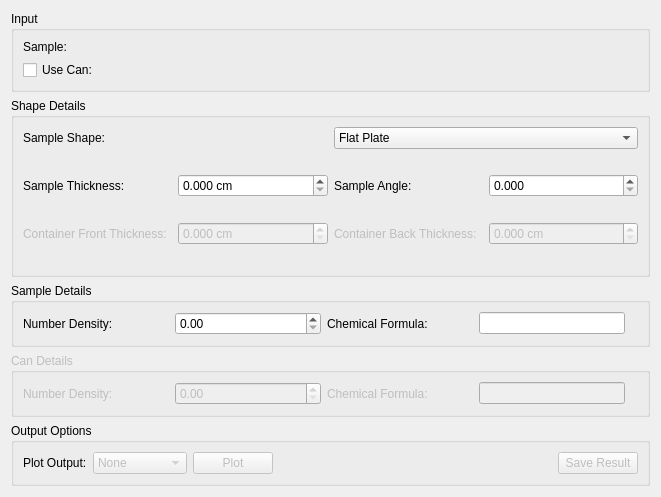
<?xml version="1.0" encoding="UTF-8"?>
<ui version="4.0">
 <class>CalculatePaalmanPings</class>
 <widget class="QWidget" name="CalculatePaalmanPings">
  <property name="geometry">
   <rect>
    <x>0</x>
    <y>0</y>
    <width>661</width>
    <height>462</height>
   </rect>
  </property>
  <property name="windowTitle">
   <string>Form</string>
  </property>
  <layout class="QVBoxLayout" name="layoutAbsF2P">
   <item>
    <widget class="QGroupBox" name="gbInput">
     <property name="title">
      <string>Input</string>
     </property>
     <layout class="QGridLayout" name="gridLayout_11">
      <item row="1" column="1">
       <widget class="MantidQt::MantidWidgets::DataSelector" name="dsContainer" native="true">
        <property name="enabled">
         <bool>false</bool>
        </property>
        <property name="sizePolicy">
         <sizepolicy hsizetype="Minimum" vsizetype="Fixed">
          <horstretch>0</horstretch>
          <verstretch>0</verstretch>
         </sizepolicy>
        </property>
        <property name="autoLoad" stdset="0">
         <bool>true</bool>
        </property>
        <property name="workspaceSuffixes" stdset="0">
         <stringlist>
          <string>_red</string>
          <string>_sqw</string>
         </stringlist>
        </property>
        <property name="fileBrowserSuffixes" stdset="0">
         <stringlist>
          <string>_red.nxs</string>
          <string>_sqw.nxs</string>
         </stringlist>
        </property>
        <property name="showLoad" stdset="0">
         <bool>false</bool>
        </property>
       </widget>
      </item>
      <item row="1" column="0">
       <widget class="QCheckBox" name="ckUseCan">
        <property name="text">
         <string>Use Can:</string>
        </property>
       </widget>
      </item>
      <item row="0" column="1">
       <widget class="MantidQt::MantidWidgets::DataSelector" name="dsSample" native="true">
        <property name="sizePolicy">
         <sizepolicy hsizetype="Minimum" vsizetype="Fixed">
          <horstretch>0</horstretch>
          <verstretch>0</verstretch>
         </sizepolicy>
        </property>
        <property name="autoLoad" stdset="0">
         <bool>true</bool>
        </property>
        <property name="workspaceSuffixes" stdset="0">
         <stringlist>
          <string>_red</string>
          <string>_sqw</string>
         </stringlist>
        </property>
        <property name="fileBrowserSuffixes" stdset="0">
         <stringlist>
          <string>_red.nxs</string>
          <string>_sqw.nxs</string>
         </stringlist>
        </property>
        <property name="showLoad" stdset="0">
         <bool>false</bool>
        </property>
       </widget>
      </item>
      <item row="0" column="0">
       <widget class="QLabel" name="lbInputType">
        <property name="text">
         <string>Sample:</string>
        </property>
       </widget>
      </item>
     </layout>
    </widget>
   </item>
   <item>
    <widget class="QGroupBox" name="gbShapeDetails">
     <property name="sizePolicy">
      <sizepolicy hsizetype="Preferred" vsizetype="Fixed">
       <horstretch>0</horstretch>
       <verstretch>0</verstretch>
      </sizepolicy>
     </property>
     <property name="title">
      <string>Shape Details</string>
     </property>
     <layout class="QVBoxLayout" name="verticalLayout_9">
      <item>
       <layout class="QHBoxLayout" name="loSampleShape">
        <item>
         <widget class="QLabel" name="lbSampleShape">
          <property name="text">
           <string>Sample Shape:</string>
          </property>
         </widget>
        </item>
        <item>
         <widget class="QComboBox" name="cbSampleShape">
          <item>
           <property name="text">
            <string>Flat Plate</string>
           </property>
          </item>
          <item>
           <property name="text">
            <string>Cylinder</string>
           </property>
          </item>
          <item>
           <property name="text">
            <string>Annulus</string>
           </property>
          </item>
         </widget>
        </item>
       </layout>
      </item>
      <item>
       <widget class="QStackedWidget" name="swShapeOptions">
        <property name="currentIndex">
         <number>0</number>
        </property>
        <widget class="QWidget" name="pgFlatPlate">
         <layout class="QGridLayout" name="gridLayout_2">
          <property name="margin">
           <number>0</number>
          </property>
          <item row="0" column="2">
           <widget class="QLabel" name="lbFlatSampleAngle">
            <property name="text">
             <string>Sample Angle:</string>
            </property>
           </widget>
          </item>
          <item row="3" column="0">
           <widget class="QLabel" name="lbFlatCanFrontThickness">
            <property name="enabled">
             <bool>false</bool>
            </property>
            <property name="text">
             <string>Container Front Thickness:</string>
            </property>
           </widget>
          </item>
          <item row="3" column="2">
           <widget class="QLabel" name="lbFlatCanBackThickness">
            <property name="enabled">
             <bool>false</bool>
            </property>
            <property name="text">
             <string>Container Back Thickness:</string>
            </property>
           </widget>
          </item>
          <item row="3" column="3">
           <widget class="QDoubleSpinBox" name="spFlatCanBackThickness">
            <property name="enabled">
             <bool>false</bool>
            </property>
            <property name="suffix">
             <string> cm</string>
            </property>
            <property name="decimals">
             <number>3</number>
            </property>
            <property name="singleStep">
             <double>0.100000000000000</double>
            </property>
           </widget>
          </item>
          <item row="0" column="0">
           <widget class="QLabel" name="lbFlatSampleThickness">
            <property name="text">
             <string>Sample Thickness:</string>
            </property>
           </widget>
          </item>
          <item row="3" column="1">
           <widget class="QDoubleSpinBox" name="spFlatCanFrontThickness">
            <property name="enabled">
             <bool>false</bool>
            </property>
            <property name="suffix">
             <string> cm</string>
            </property>
            <property name="decimals">
             <number>3</number>
            </property>
            <property name="singleStep">
             <double>0.100000000000000</double>
            </property>
           </widget>
          </item>
          <item row="0" column="3">
           <widget class="QDoubleSpinBox" name="spFlatSampleAngle">
            <property name="decimals">
             <number>3</number>
            </property>
           </widget>
          </item>
          <item row="0" column="1">
           <widget class="QDoubleSpinBox" name="spFlatSampleThickness">
            <property name="suffix">
             <string> cm</string>
            </property>
            <property name="decimals">
             <number>3</number>
            </property>
            <property name="singleStep">
             <double>0.100000000000000</double>
            </property>
           </widget>
          </item>
         </layout>
        </widget>
        <widget class="QWidget" name="pgCylinder">
         <layout class="QGridLayout" name="gridLayout_4">
          <property name="margin">
           <number>0</number>
          </property>
          <item row="5" column="3">
           <widget class="QDoubleSpinBox" name="spCylBeamWidth">
            <property name="decimals">
             <number>3</number>
            </property>
            <property name="singleStep">
             <double>0.100000000000000</double>
            </property>
           </widget>
          </item>
          <item row="5" column="2">
           <widget class="QLabel" name="lbCylBeamWidth">
            <property name="text">
             <string>Beam Width:</string>
            </property>
           </widget>
          </item>
          <item row="5" column="0">
           <widget class="QLabel" name="lbCylBeamHeight">
            <property name="text">
             <string>Beam Height:</string>
            </property>
           </widget>
          </item>
          <item row="5" column="1">
           <widget class="QDoubleSpinBox" name="spCylBeamHeight">
            <property name="decimals">
             <number>3</number>
            </property>
            <property name="singleStep">
             <double>0.100000000000000</double>
            </property>
           </widget>
          </item>
          <item row="7" column="0">
           <widget class="QLabel" name="lbCylStepSize">
            <property name="text">
             <string>Step Size:</string>
            </property>
           </widget>
          </item>
          <item row="7" column="1">
           <widget class="QDoubleSpinBox" name="spCylStepSize">
            <property name="decimals">
             <number>4</number>
            </property>
            <property name="singleStep">
             <double>0.001000000000000</double>
            </property>
            <property name="value">
             <double>0.002000000000000</double>
            </property>
           </widget>
          </item>
          <item row="0" column="0">
           <widget class="QLabel" name="lbCylSampleOuterRadius">
            <property name="text">
             <string>Sample Radius:</string>
            </property>
           </widget>
          </item>
          <item row="0" column="1">
           <widget class="QDoubleSpinBox" name="spCylSampleOuterRadius">
            <property name="decimals">
             <number>3</number>
            </property>
            <property name="maximum">
             <double>9999.989999999999782</double>
            </property>
            <property name="singleStep">
             <double>0.100000000000000</double>
            </property>
           </widget>
          </item>
          <item row="0" column="3">
           <widget class="QDoubleSpinBox" name="spCylCanOuterRadius">
            <property name="enabled">
             <bool>false</bool>
            </property>
            <property name="decimals">
             <number>3</number>
            </property>
            <property name="maximum">
             <double>9999.989999999999782</double>
            </property>
            <property name="singleStep">
             <double>0.100000000000000</double>
            </property>
           </widget>
          </item>
          <item row="0" column="2">
           <widget class="QLabel" name="lbCylCanOuterRadius">
            <property name="enabled">
             <bool>false</bool>
            </property>
            <property name="text">
             <string>Container Radius:</string>
            </property>
           </widget>
          </item>
         </layout>
        </widget>
        <widget class="QWidget" name="pgAnnulus">
         <layout class="QGridLayout" name="gridLayout_5">
          <property name="margin">
           <number>0</number>
          </property>
          <item row="5" column="3">
           <widget class="QDoubleSpinBox" name="spAnnBeamWidth">
            <property name="decimals">
             <number>3</number>
            </property>
            <property name="singleStep">
             <double>0.100000000000000</double>
            </property>
           </widget>
          </item>
          <item row="5" column="2">
           <widget class="QLabel" name="lbAnnBeamWidth">
            <property name="text">
             <string>Beam Width:</string>
            </property>
           </widget>
          </item>
          <item row="5" column="0">
           <widget class="QLabel" name="lbAnnBeamHeight">
            <property name="text">
             <string>Beam Height:</string>
            </property>
           </widget>
          </item>
          <item row="5" column="1">
           <widget class="QDoubleSpinBox" name="spAnnBeamHeight">
            <property name="decimals">
             <number>3</number>
            </property>
            <property name="singleStep">
             <double>0.100000000000000</double>
            </property>
           </widget>
          </item>
          <item row="7" column="0">
           <widget class="QLabel" name="lbAnnStepSize">
            <property name="text">
             <string>Step Size:</string>
            </property>
           </widget>
          </item>
          <item row="7" column="1">
           <widget class="QDoubleSpinBox" name="spAnnStepSize">
            <property name="decimals">
             <number>4</number>
            </property>
            <property name="singleStep">
             <double>0.001000000000000</double>
            </property>
            <property name="value">
             <double>0.002000000000000</double>
            </property>
           </widget>
          </item>
          <item row="1" column="0">
           <widget class="QLabel" name="lbAnnCanOuterRadius">
            <property name="enabled">
             <bool>false</bool>
            </property>
            <property name="text">
             <string>Container Outer Radius:</string>
            </property>
           </widget>
          </item>
          <item row="1" column="1">
           <widget class="QDoubleSpinBox" name="spAnnCanOuterRadius">
            <property name="enabled">
             <bool>false</bool>
            </property>
            <property name="decimals">
             <number>3</number>
            </property>
            <property name="maximum">
             <double>9999.989999999999782</double>
            </property>
            <property name="singleStep">
             <double>0.100000000000000</double>
            </property>
           </widget>
          </item>
          <item row="0" column="3">
           <widget class="QDoubleSpinBox" name="spAnnSampleOuterRadius">
            <property name="decimals">
             <number>3</number>
            </property>
            <property name="maximum">
             <double>9999.989999999999782</double>
            </property>
            <property name="singleStep">
             <double>0.100000000000000</double>
            </property>
           </widget>
          </item>
          <item row="0" column="2">
           <widget class="QLabel" name="lbAnnSampleOuterRadius">
            <property name="text">
             <string>Sample Outer Radius:</string>
            </property>
           </widget>
          </item>
          <item row="0" column="0">
           <widget class="QLabel" name="lbAnnSampleInnerRadius">
            <property name="text">
             <string>Sample Inner Radius:</string>
            </property>
           </widget>
          </item>
          <item row="0" column="1">
           <widget class="QDoubleSpinBox" name="spAnnSampleInnerRadius">
            <property name="decimals">
             <number>3</number>
            </property>
            <property name="maximum">
             <double>9999.989999999999782</double>
            </property>
            <property name="singleStep">
             <double>0.100000000000000</double>
            </property>
           </widget>
          </item>
         </layout>
        </widget>
       </widget>
      </item>
     </layout>
    </widget>
   </item>
   <item>
    <widget class="QGroupBox" name="gbSampleDetails">
     <property name="sizePolicy">
      <sizepolicy hsizetype="Preferred" vsizetype="Fixed">
       <horstretch>0</horstretch>
       <verstretch>0</verstretch>
      </sizepolicy>
     </property>
     <property name="title">
      <string>Sample Details</string>
     </property>
     <layout class="QGridLayout" name="gridLayout">
      <item row="0" column="1">
       <widget class="QDoubleSpinBox" name="spSampleNumberDensity">
        <property name="maximum">
         <double>9999.989999999999782</double>
        </property>
        <property name="singleStep">
         <double>0.100000000000000</double>
        </property>
       </widget>
      </item>
      <item row="0" column="0">
       <widget class="QLabel" name="lbSampleNumberDensity">
        <property name="text">
         <string>Number Density:</string>
        </property>
       </widget>
      </item>
      <item row="0" column="2">
       <widget class="QLabel" name="lbSampleChemicalFormula">
        <property name="text">
         <string>Chemical Formula:</string>
        </property>
       </widget>
      </item>
      <item row="0" column="3">
       <widget class="QLineEdit" name="leSampleChemicalFormula">
        <property name="sizePolicy">
         <sizepolicy hsizetype="Preferred" vsizetype="Fixed">
          <horstretch>0</horstretch>
          <verstretch>0</verstretch>
         </sizepolicy>
        </property>
        <property name="text">
         <string/>
        </property>
       </widget>
      </item>
      <item row="0" column="4">
       <widget class="QLabel" name="valSampleChemicalFormula">
        <property name="sizePolicy">
         <sizepolicy hsizetype="Fixed" vsizetype="Preferred">
          <horstretch>0</horstretch>
          <verstretch>0</verstretch>
         </sizepolicy>
        </property>
        <property name="text">
         <string/>
        </property>
       </widget>
      </item>
     </layout>
    </widget>
   </item>
   <item>
    <widget class="QGroupBox" name="gbCanDetails">
     <property name="enabled">
      <bool>false</bool>
     </property>
     <property name="sizePolicy">
      <sizepolicy hsizetype="Preferred" vsizetype="Fixed">
       <horstretch>0</horstretch>
       <verstretch>0</verstretch>
      </sizepolicy>
     </property>
     <property name="title">
      <string>Can Details</string>
     </property>
     <layout class="QGridLayout" name="gridLayout_3">
      <item row="0" column="0">
       <widget class="QLabel" name="lbCanNumberDensity">
        <property name="text">
         <string>Number Density:</string>
        </property>
       </widget>
      </item>
      <item row="0" column="3">
       <widget class="QLineEdit" name="leCanChemicalFormula">
        <property name="sizePolicy">
         <sizepolicy hsizetype="Preferred" vsizetype="Fixed">
          <horstretch>0</horstretch>
          <verstretch>0</verstretch>
         </sizepolicy>
        </property>
       </widget>
      </item>
      <item row="0" column="1">
       <widget class="QDoubleSpinBox" name="spCanNumberDensity">
        <property name="maximum">
         <double>9999.989999999999782</double>
        </property>
        <property name="singleStep">
         <double>0.100000000000000</double>
        </property>
       </widget>
      </item>
      <item row="0" column="2">
       <widget class="QLabel" name="lbCanChemicalFormula">
        <property name="text">
         <string>Chemical Formula:</string>
        </property>
       </widget>
      </item>
      <item row="0" column="4">
       <widget class="QLabel" name="valCanChemicalFormula">
        <property name="sizePolicy">
         <sizepolicy hsizetype="Fixed" vsizetype="Preferred">
          <horstretch>0</horstretch>
          <verstretch>0</verstretch>
         </sizepolicy>
        </property>
        <property name="text">
         <string/>
        </property>
       </widget>
      </item>
     </layout>
    </widget>
   </item>
   <item>
    <widget class="QGroupBox" name="gbOutput">
     <property name="sizePolicy">
      <sizepolicy hsizetype="Preferred" vsizetype="Fixed">
       <horstretch>0</horstretch>
       <verstretch>0</verstretch>
      </sizepolicy>
     </property>
     <property name="title">
      <string>Output Options</string>
     </property>
     <layout class="QHBoxLayout" name="horizontalLayout">
      <item>
       <widget class="QLabel" name="lbPlotOutput">
        <property name="text">
         <string>Plot Output:</string>
        </property>
       </widget>
      </item>
      <item>
       <widget class="QComboBox" name="cbPlotOutput">
        <property name="enabled">
         <bool>false</bool>
        </property>
        <item>
         <property name="text">
          <string>None</string>
         </property>
        </item>
        <item>
         <property name="text">
          <string>Wavelength</string>
         </property>
        </item>
        <item>
         <property name="text">
          <string>Angle</string>
         </property>
        </item>
        <item>
         <property name="text">
          <string>Both</string>
         </property>
        </item>
       </widget>
      </item>
      <item>
       <widget class="QPushButton" name="pbPlot">
        <property name="enabled">
         <bool>false</bool>
        </property>
        <property name="text">
         <string>Plot</string>
        </property>
       </widget>
      </item>
      <item>
       <spacer name="horizontalSpacer">
        <property name="orientation">
         <enum>Qt::Horizontal</enum>
        </property>
        <property name="sizeHint" stdset="0">
         <size>
          <width>40</width>
          <height>20</height>
         </size>
        </property>
       </spacer>
      </item>
      <item>
       <widget class="QPushButton" name="pbSave">
        <property name="enabled">
         <bool>false</bool>
        </property>
        <property name="text">
         <string>Save Result</string>
        </property>
       </widget>
      </item>
     </layout>
    </widget>
   </item>
  </layout>
 </widget>
 <customwidgets>
  <customwidget>
   <class>MantidQt::MantidWidgets::DataSelector</class>
   <extends>QWidget</extends>
   <header>MantidQtMantidWidgets/DataSelector.h</header>
  </customwidget>
 </customwidgets>
 <tabstops>
  <tabstop>ckUseCan</tabstop>
  <tabstop>cbSampleShape</tabstop>
  <tabstop>spFlatSampleThickness</tabstop>
  <tabstop>spFlatSampleAngle</tabstop>
  <tabstop>spFlatCanFrontThickness</tabstop>
  <tabstop>spFlatCanBackThickness</tabstop>
  <tabstop>spCylSampleOuterRadius</tabstop>
  <tabstop>spCylCanOuterRadius</tabstop>
  <tabstop>spCylBeamHeight</tabstop>
  <tabstop>spCylBeamWidth</tabstop>
  <tabstop>spCylStepSize</tabstop>
  <tabstop>spAnnSampleInnerRadius</tabstop>
  <tabstop>spAnnSampleOuterRadius</tabstop>
  <tabstop>spAnnCanOuterRadius</tabstop>
  <tabstop>spAnnBeamHeight</tabstop>
  <tabstop>spAnnBeamWidth</tabstop>
  <tabstop>spAnnStepSize</tabstop>
  <tabstop>spSampleNumberDensity</tabstop>
  <tabstop>leSampleChemicalFormula</tabstop>
  <tabstop>spCanNumberDensity</tabstop>
  <tabstop>leCanChemicalFormula</tabstop>
  <tabstop>cbPlotOutput</tabstop>
  <tabstop>pbSave</tabstop>
 </tabstops>
 <resources/>
 <connections>
  <connection>
   <sender>cbSampleShape</sender>
   <signal>currentIndexChanged(int)</signal>
   <receiver>swShapeOptions</receiver>
   <slot>setCurrentIndex(int)</slot>
   <hints>
    <hint type="sourcelabel">
     <x>486</x>
     <y>130</y>
    </hint>
    <hint type="destinationlabel">
     <x>330</x>
     <y>239</y>
    </hint>
   </hints>
  </connection>
  <connection>
   <sender>ckUseCan</sender>
   <signal>toggled(bool)</signal>
   <receiver>gbCanDetails</receiver>
   <slot>setEnabled(bool)</slot>
   <hints>
    <hint type="sourcelabel">
     <x>173</x>
     <y>65</y>
    </hint>
    <hint type="destinationlabel">
     <x>339</x>
     <y>389</y>
    </hint>
   </hints>
  </connection>
  <connection>
   <sender>ckUseCan</sender>
   <signal>toggled(bool)</signal>
   <receiver>dsContainer</receiver>
   <slot>setEnabled(bool)</slot>
   <hints>
    <hint type="sourcelabel">
     <x>173</x>
     <y>65</y>
    </hint>
    <hint type="destinationlabel">
     <x>640</x>
     <y>65</y>
    </hint>
   </hints>
  </connection>
  <connection>
   <sender>ckUseCan</sender>
   <signal>toggled(bool)</signal>
   <receiver>lbFlatCanFrontThickness</receiver>
   <slot>setEnabled(bool)</slot>
   <hints>
    <hint type="sourcelabel">
     <x>173</x>
     <y>65</y>
    </hint>
    <hint type="destinationlabel">
     <x>99</x>
     <y>222</y>
    </hint>
   </hints>
  </connection>
  <connection>
   <sender>ckUseCan</sender>
   <signal>toggled(bool)</signal>
   <receiver>lbFlatCanBackThickness</receiver>
   <slot>setEnabled(bool)</slot>
   <hints>
    <hint type="sourcelabel">
     <x>173</x>
     <y>65</y>
    </hint>
    <hint type="destinationlabel">
     <x>413</x>
     <y>222</y>
    </hint>
   </hints>
  </connection>
  <connection>
   <sender>ckUseCan</sender>
   <signal>toggled(bool)</signal>
   <receiver>spFlatCanFrontThickness</receiver>
   <slot>setEnabled(bool)</slot>
   <hints>
    <hint type="sourcelabel">
     <x>173</x>
     <y>65</y>
    </hint>
    <hint type="destinationlabel">
     <x>256</x>
     <y>222</y>
    </hint>
   </hints>
  </connection>
  <connection>
   <sender>ckUseCan</sender>
   <signal>toggled(bool)</signal>
   <receiver>spFlatCanBackThickness</receiver>
   <slot>setEnabled(bool)</slot>
   <hints>
    <hint type="sourcelabel">
     <x>173</x>
     <y>65</y>
    </hint>
    <hint type="destinationlabel">
     <x>569</x>
     <y>222</y>
    </hint>
   </hints>
  </connection>
  <connection>
   <sender>ckUseCan</sender>
   <signal>toggled(bool)</signal>
   <receiver>lbCylCanOuterRadius</receiver>
   <slot>setEnabled(bool)</slot>
   <hints>
    <hint type="sourcelabel">
     <x>173</x>
     <y>65</y>
    </hint>
    <hint type="destinationlabel">
     <x>115</x>
     <y>178</y>
    </hint>
   </hints>
  </connection>
  <connection>
   <sender>ckUseCan</sender>
   <signal>toggled(bool)</signal>
   <receiver>spCylCanOuterRadius</receiver>
   <slot>setEnabled(bool)</slot>
   <hints>
    <hint type="sourcelabel">
     <x>173</x>
     <y>65</y>
    </hint>
    <hint type="destinationlabel">
     <x>119</x>
     <y>178</y>
    </hint>
   </hints>
  </connection>
  <connection>
   <sender>spFlatCanFrontThickness</sender>
   <signal>valueChanged(double)</signal>
   <receiver>spFlatCanBackThickness</receiver>
   <slot>setValue(double)</slot>
   <hints>
    <hint type="sourcelabel">
     <x>256</x>
     <y>222</y>
    </hint>
    <hint type="destinationlabel">
     <x>569</x>
     <y>222</y>
    </hint>
   </hints>
  </connection>
  <connection>
   <sender>ckUseCan</sender>
   <signal>toggled(bool)</signal>
   <receiver>lbAnnCanOuterRadius</receiver>
   <slot>setEnabled(bool)</slot>
   <hints>
    <hint type="sourcelabel">
     <x>173</x>
     <y>65</y>
    </hint>
    <hint type="destinationlabel">
     <x>119</x>
     <y>178</y>
    </hint>
   </hints>
  </connection>
  <connection>
   <sender>ckUseCan</sender>
   <signal>toggled(bool)</signal>
   <receiver>spAnnCanOuterRadius</receiver>
   <slot>setEnabled(bool)</slot>
   <hints>
    <hint type="sourcelabel">
     <x>173</x>
     <y>65</y>
    </hint>
    <hint type="destinationlabel">
     <x>119</x>
     <y>178</y>
    </hint>
   </hints>
  </connection>
 </connections>
</ui>
